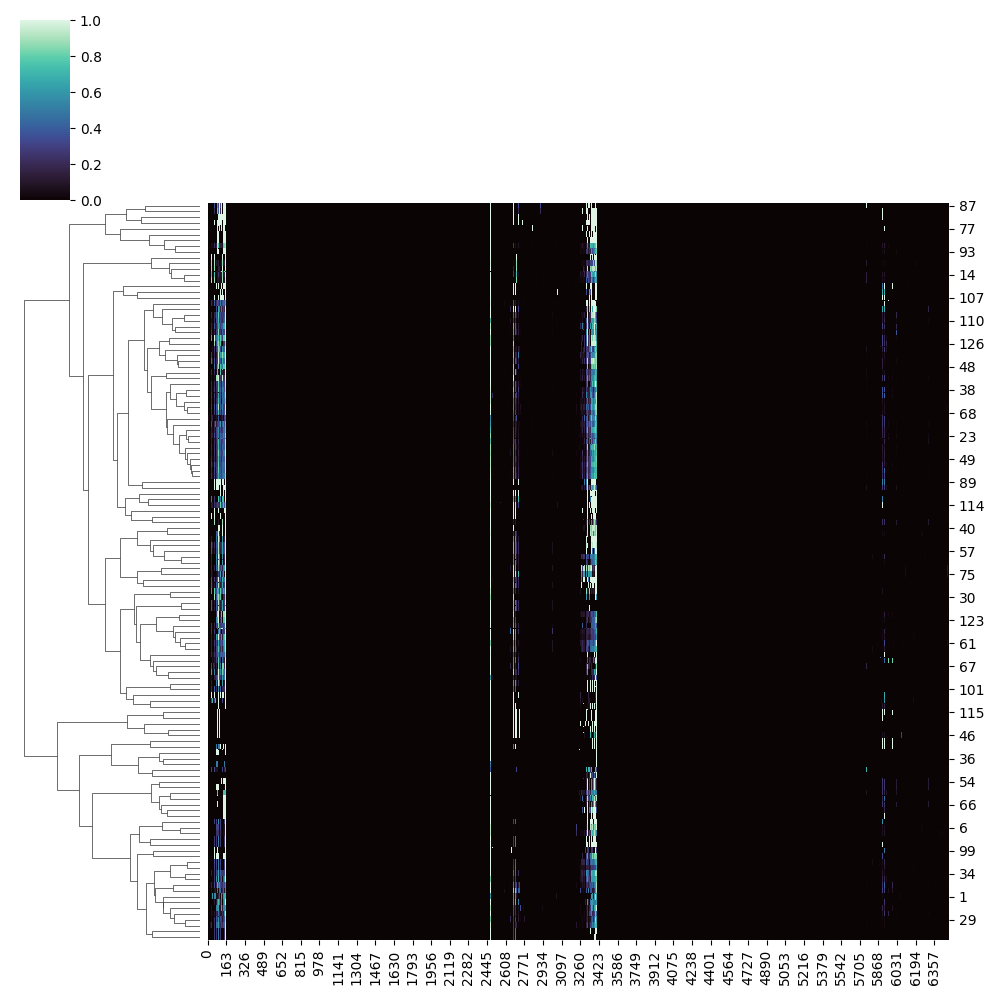

This chart was generated by the following Python code:
import matplotlib.pyplot as plt
import numpy as np
import pandas as pd
from pandas import Series,DataFrame
import seaborn as sns
#import palettable

#! /usr/bin/env python
# -*- coding:utf-8 -*-
# SciPy Hierarchical Clusterin by Zhe Liu on 7/21/2022 (feature avg)

from matplotlib import pyplot as plt
from scipy.cluster.hierarchy import dendrogram, linkage, cophenet, fcluster
from scipy.spatial.distance import pdist
import sys   
sys.setrecursionlimit(123000)
import numpy as np
#np.set_printoptions(threshold=np.inf)
np.set_printoptions(precision=5, suppress=True)
np.random.seed(1029)

# set paramaters
class_num = 128  # type of ddis
N = 3037  # number of drugs
edge = 122999  # number of ddis
a = 167  # smile 
b = 2314  # target
c = 336  # enzyme
d = 398  # pathway
e = 27  # transporter

'''
X = np.array([[1,3,5,2,[0,1,0,0]],
              [3,7,8,3,[0,1,0,0]],
              [6,4,3,3,[0,1,0,0]],
              [4,6,2,4,[0,0,1,0]],
              [5,7,3,4,[0,0,1,0]],
              [8,6,5,4,[0,0,0,1]]])
              '''
'''
X = np.array([[1,3,0,1,2,1],
              [3,7,0,0,3,1],
              [6,4,1,0,3,1],
              [4,6,0,0,4,2],
              [5,7,0,0,4,2],
              [8,6,0,0,4,0]])
              '''

X_avg = np.loadtxt("HC_data_avg.txt")
print(X_avg.shape)
X_sort = X_avg[np.argsort(X_avg[:,-1])]
X_cut = X_sort[:,:-1]
print(X_cut)
print(X_cut.shape)

#plt.figure(dpi=300)
#sns.heatmap(X_cut)
#plt.show()

sns.clustermap(data=X_cut,
               method ='ward',
               cmap="mako",
               col_cluster=False,
               metric='euclidean'
              )
#plt.show()
plt.savefig('HC_avg_clustermap.png')



